Frame 1 (no input): blank canvas, image omitted
Frame 60 (the mouse pressed at the canvas centre just before this capture): blank canvas, image omitted
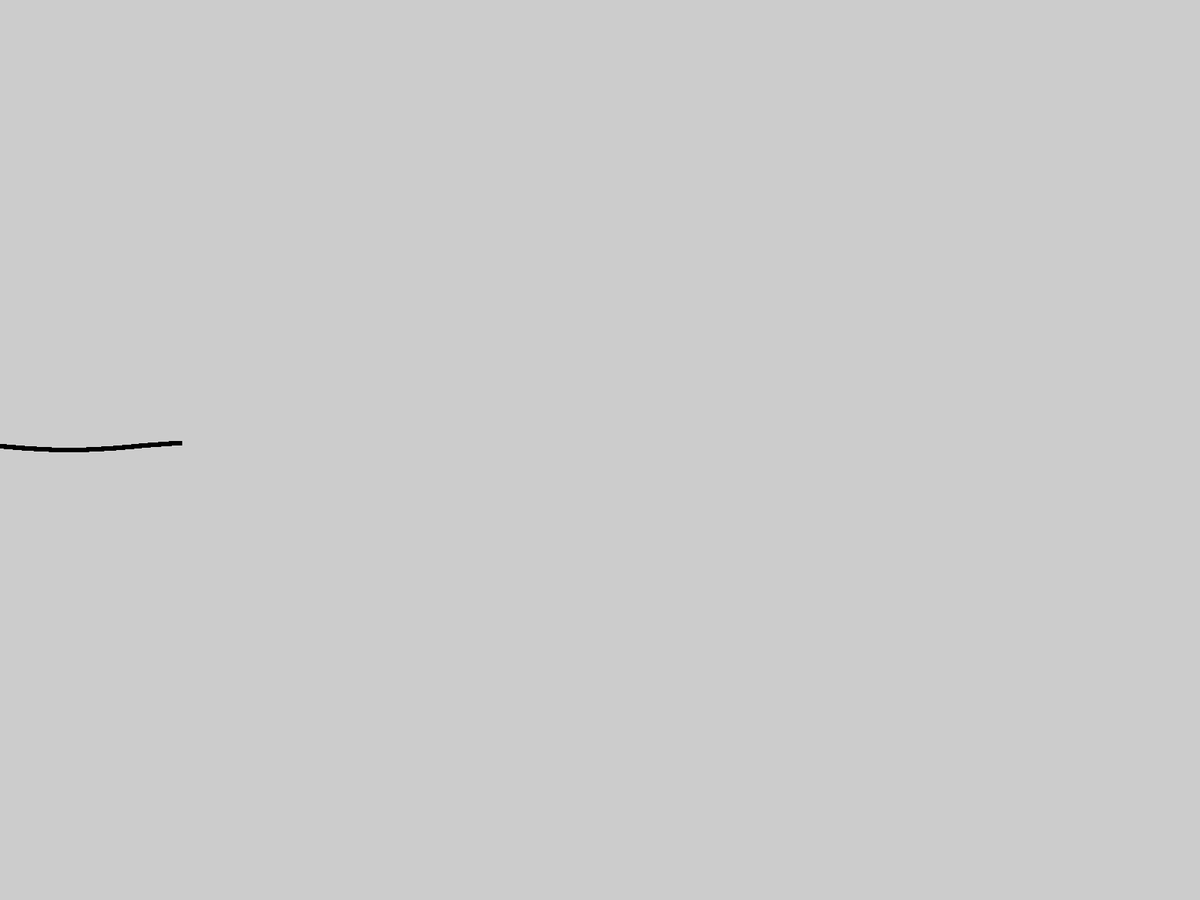
Frame 120 (the mouse held since frame 60 and released just before this capture)

The Processing sketch whose frames 1 and 60 were blank and that drew this single picture after the mouse press (run headless with seeded random() and noise(); from frame 60 on, the mouse is pressed at the canvas centre):

// Processing sketch: exercise3_11
// ── exercise3_11.pde
Wave wave,
counterWave;

void setup() {
  fullScreen();
  frameRate(60);
  
  wave = new Wave();
  wave.size = 5;
  wave.amplitude = 10;
  wave.angleVel = radians(2);
  wave.xIncrement = 2;
  wave.points.add(new PVector(0, (height / 2) - (5)));
  
  counterWave = new Wave();
  counterWave.size = 2;
  counterWave.amplitude = 50;
  counterWave.angleVel = radians(-2);
  counterWave.xIncrement = 2;
  counterWave.points.add(new PVector(0, (height / 2) - (5)));
  
}

void draw() {
  //background(255);
  wave.addWavePoint();
  wave.sketch();
  if(wave.points.size() >= (width / (wave.xIncrement * 4))) {
    wave.startingVector = wave.points.get(wave.points.size() - 1);
    wave.points.clear();
    wave.angle = 0;
    wave.setAmplitude(wave.getAmplitude() + 50); //wavelength
  }
}
// ── Wave.pde
class Wave {
  ArrayList<PVector> points;
  PVector startingVector;
  float size,
  amplitude,
  angle,
  angleVel,
  xIncrement;
  
  Wave() {
    this.points = new ArrayList<PVector>();
    this.startingVector = new PVector(0, 0);
    this.size = 2;
    this.amplitude = 50;
    this.angle = 0;
    this.angleVel = radians(1);
    this.xIncrement = 2;
  }
  
  Wave(float size, float amplitude, float angleVel, float xIncrement, PVector start) {
    this.points = new ArrayList<PVector>();
    this.startingVector = start;
    this.size = size;
    this.amplitude = amplitude;
    this.angleVel = angleVel;
    this.xIncrement = xIncrement;
  }
  
  void setAmplitude(float amplitude) {
    this.amplitude = amplitude;
  }
  
  float getAmplitude() {
    return this.amplitude;
  }
  
  void addPoint(float x, float y) {
    this.points.add(new PVector(x, y));
  }
  
  void addRelativePoint(float y) {
    if(this.points.size() == 0)
      return;
    PVector pVector = new PVector(this.points.get(this.points.size() - 1).x + this.xIncrement, y);
    this.points.add(pVector);
  }
  
  void addWavePoint() {
    if(this.points.size() == 0)
      this.points.add(this.startingVector);
    float y = map(sin(angle), -1, 1, -amplitude / 2, amplitude / 2);
    this.angle += this.angleVel;
    PVector pVector = new PVector(this.points.get(this.points.size() - 1).x + this.xIncrement, this.points.get(0).y + y);
    this.points.add(pVector);
    println(pVector.toString());
  }
  
  void sketch() {
    for(int index = 0; index < this.points.size(); index++) {
      stroke(0);
      fill(0);
      rectMode(CENTER);
      rect(this.points.get(index).x, this.points.get(index).y, this.size, this.size); 
    }
  }
}
